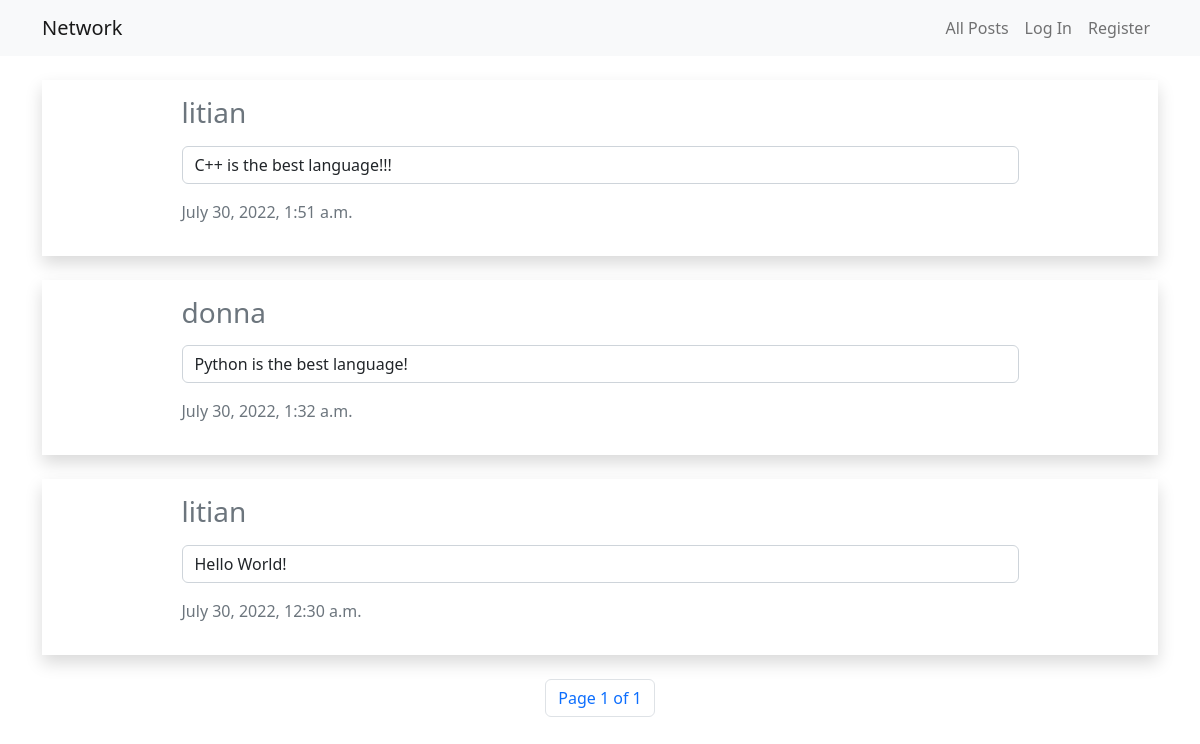
The app's page /, older data.
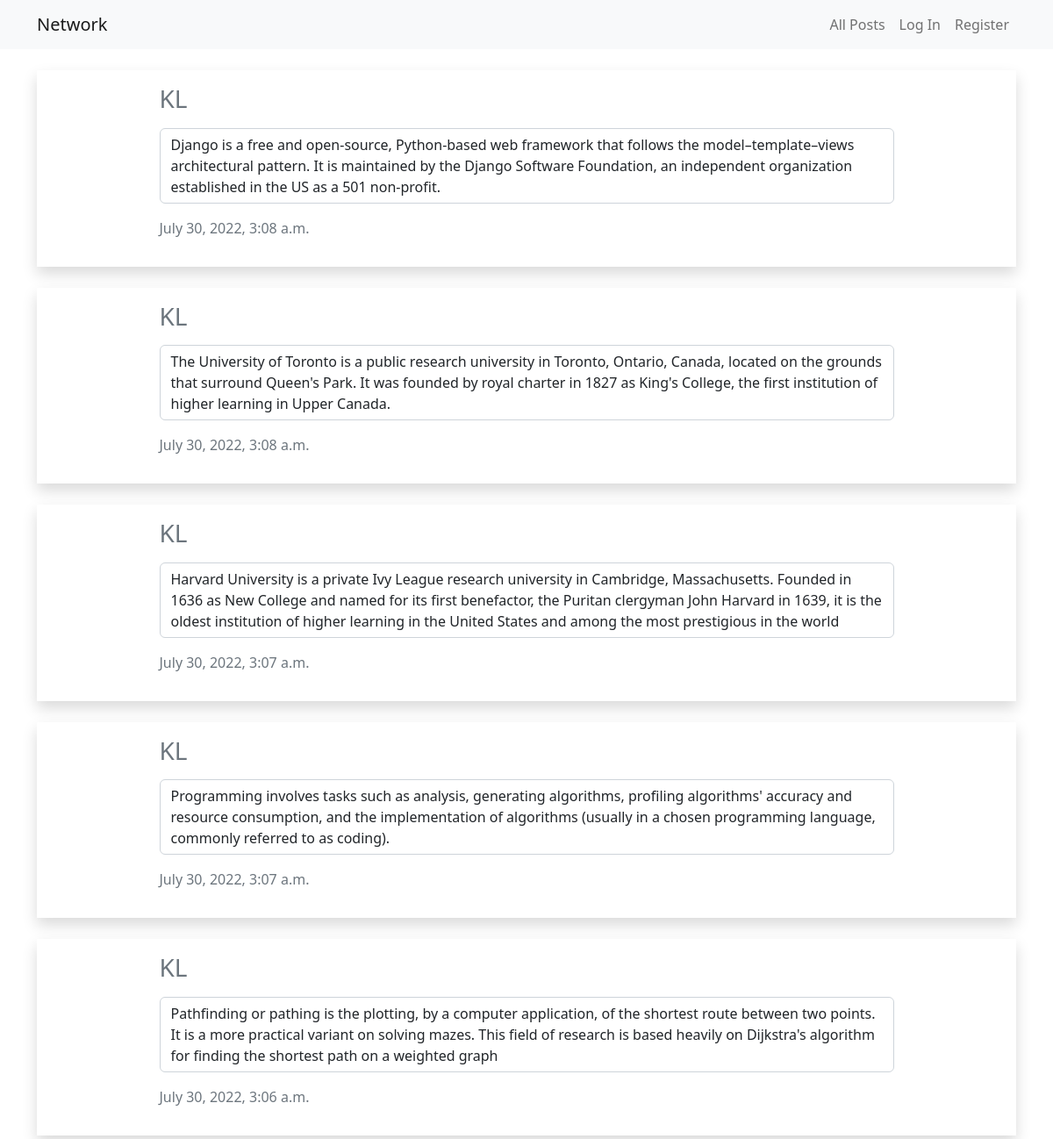
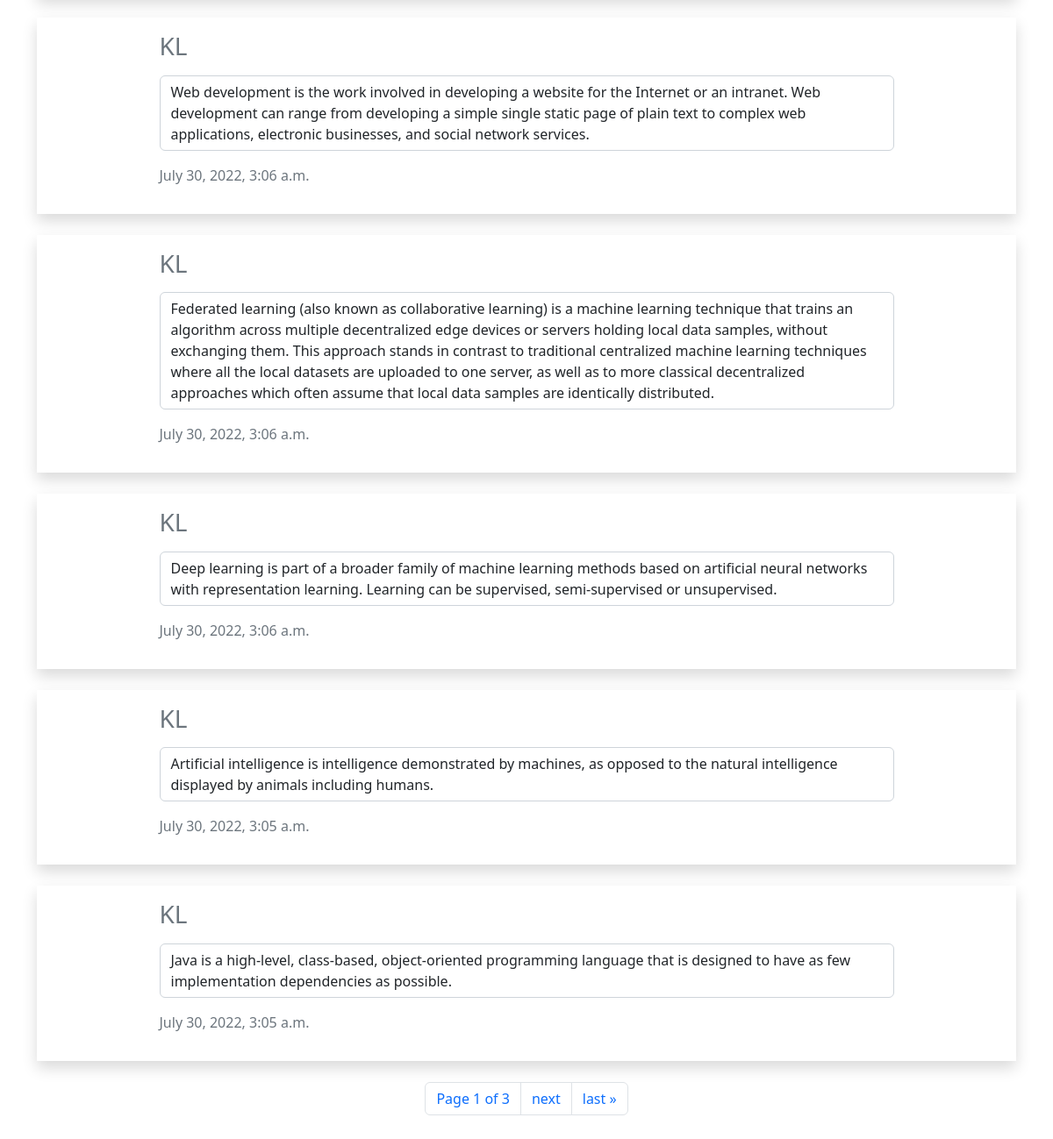
The same page, newer data (2 pictures, top to bottom).
### network/models.py (models this page shows, shortened)
class Post(models.Model):
    owner = models.ForeignKey(User, on_delete=models.CASCADE, related_name='posts')
    content = models.TextField()
    likes = models.IntegerField(default=0)
    timestamp = models.DateTimeField(auto_now_add=True)

class User(AbstractUser):
    """ All Users """

### network/views.py (the view)
# urls.py: path("", views.index, name="index"),
def index(request):
    if request.method == "POST":
        owner = User.objects.get(id=request.user.id)
        content = request.POST['content']
        Post.objects.create(owner=owner, content=content)
        return redirect('index')
    posts = Post.objects.order_by("-timestamp")
    paginator = Paginator(posts, 10) # Show 25 contacts per page.
    page_number = request.GET.get('page')
    page_obj = paginator.get_page(page_number)
    return render(request, "network/index.html", {
        "posts": page_obj
    })

### network/templates/network/index.html (shortened to what this page needs)
{% extends "network/layout.html" %}
{% load static %}
{% block body %}
{% for post in posts %}
{% if forloop.last %}
<div class="shadow my-4 py-3">
{% else %}
<div class="shadow mt-4 py-3">
{% endif %}
    <div class="w-75 m-auto">
        <h3>
            <a href="{% url 'profile' post.owner %}" class="text-secondary text-decoration-none">
                {{ post.owner }}
            </a>
        </h3>
        <p class="form-control mt-3 original-content">{{ post.content }}</p>
        <p class="text-secondary">{{ post.timestamp }}</p>
    </div>
</div>
{% if forloop.last %}
<div class="d-flex justify-content-center align-items-center my-4">
    <nav aria-label="Page navigation example">
        <ul class="pagination">
            <li class="page-item"><a class="page-link" href="#">Page {{ posts.number }} of {{ posts.paginator.num_pages }}</li></a>
            {% if posts.has_next %}
            <li class="page-item"><a class="page-link" href="?page={{ posts.next_page_number }}">next</a></li>
            <li class="page-item"><a class="page-link" href="?page={{ posts.paginator.num_pages }}">last &raquo;</a></li>
            {% endif %}
        </ul>
    </nav>
</div>
{% endif %}
{% empty %}
<div class="d-flex justify-content-center align-items-center mt-4">
    <h2>No Posts</h2>
</div>
{% endfor %}
{% endblock %}

Row changes from the older to the newer data that the page shows:
no longer on this page (row unchanged): Post: owner "litian", content "C++ is the best language!!!", timestamp "July 30, 2022, 1:51 a.m."
no longer on this page (row unchanged): Post: owner "donna", content "Python is the best language!", timestamp "July 30, 2022, 1:32 a.m."
no longer on this page (row unchanged): Post: owner "litian", content "Hello World!", timestamp "July 30, 2022, 12:30 a.m.", number "1", paginator.num_pages "1"
added Post: owner "KL", content "Django is a free and open-source, Python-based web framework that follows the model–template–views architectural pattern. It is maintained by the Django Software Foundation, an independent organization established in the US as a 501 non-profit.", timestamp "July 30, 2022, 3:08 a.m."
added Post: owner "KL", content "The University of Toronto is a public research university in Toronto, Ontario, Canada, located on the grounds that surround Queen's Park. It was founded by royal charter in 1827 as King's College, the first institution of higher learning in Upper Canada.", timestamp "July 30, 2022, 3:08 a.m."
added Post: owner "KL", content "Harvard University is a private Ivy League research university in Cambridge, Massachusetts. Founded in 1636 as New College and named for its first benefactor, the Puritan clergyman John Harvard in 1639, it is the oldest institution of higher learning in the United States and among the most prestigious in the world", timestamp "July 30, 2022, 3:07 a.m."
added Post: owner "KL", content "Programming involves tasks such as analysis, generating algorithms, profiling algorithms' accuracy and resource consumption, and the implementation of algorithms (usually in a chosen programming language, commonly referred to as coding).", timestamp "July 30, 2022, 3:07 a.m."
added Post: owner "KL", content "Pathfinding or pathing is the plotting, by a computer application, of the shortest route between two points. It is a more practical variant on solving mazes. This field of research is based heavily on Dijkstra's algorithm for finding the shortest path on a weighted graph", timestamp "July 30, 2022, 3:06 a.m."
added Post: owner "KL", content "Web development is the work involved in developing a website for the Internet or an intranet. Web development can range from developing a simple single static page of plain text to complex web applications, electronic businesses, and social network services.", timestamp "July 30, 2022, 3:06 a.m."
added Post: owner "KL", content "Federated learning (also known as collaborative learning) is a machine learning technique that trains an algorithm across multiple decentralized edge devices or servers holding local data samples, without exchanging them. This approach stands in contrast to traditional centralized machine learning techniques where all the local datasets are uploaded to one server, as well as to more classical decentralized approaches which often assume that local data samples are identically distributed.", timestamp "July 30, 2022, 3:06 a.m."
added Post: owner "KL", content "Deep learning is part of a broader family of machine learning methods based on artificial neural networks with representation learning. Learning can be supervised, semi-supervised or unsupervised.", timestamp "July 30, 2022, 3:06 a.m."
added Post: owner "KL", content "Artificial intelligence is intelligence demonstrated by machines, as opposed to the natural intelligence displayed by animals including humans.", timestamp "July 30, 2022, 3:05 a.m."
added Post: owner "KL", content "Java is a high-level, class-based, object-oriented programming language that is designed to have as few implementation dependencies as possible.", timestamp "July 30, 2022, 3:05 a.m.", number "1", paginator.num_pages "3"
